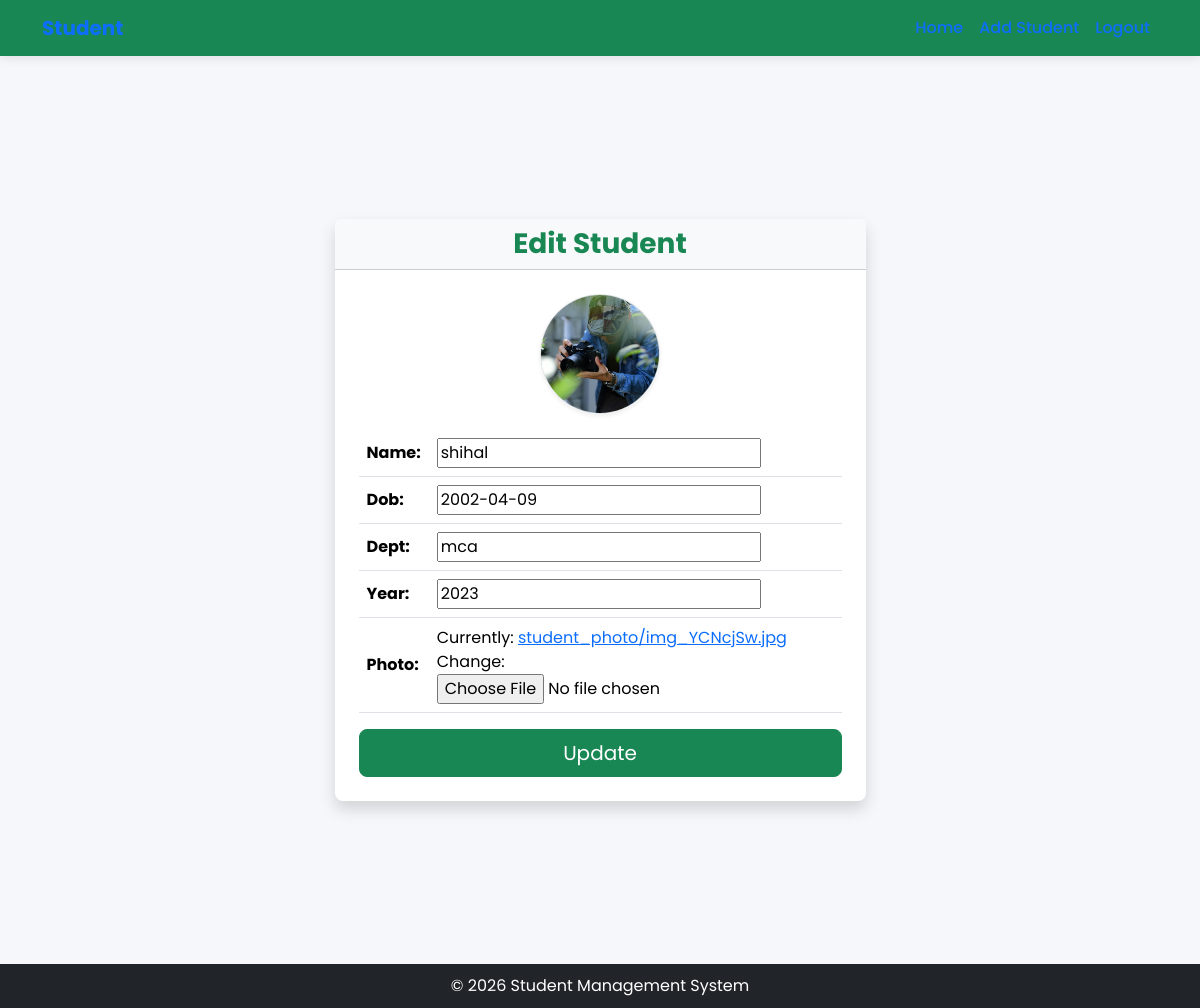
The app's page /student/edit/10, older data.
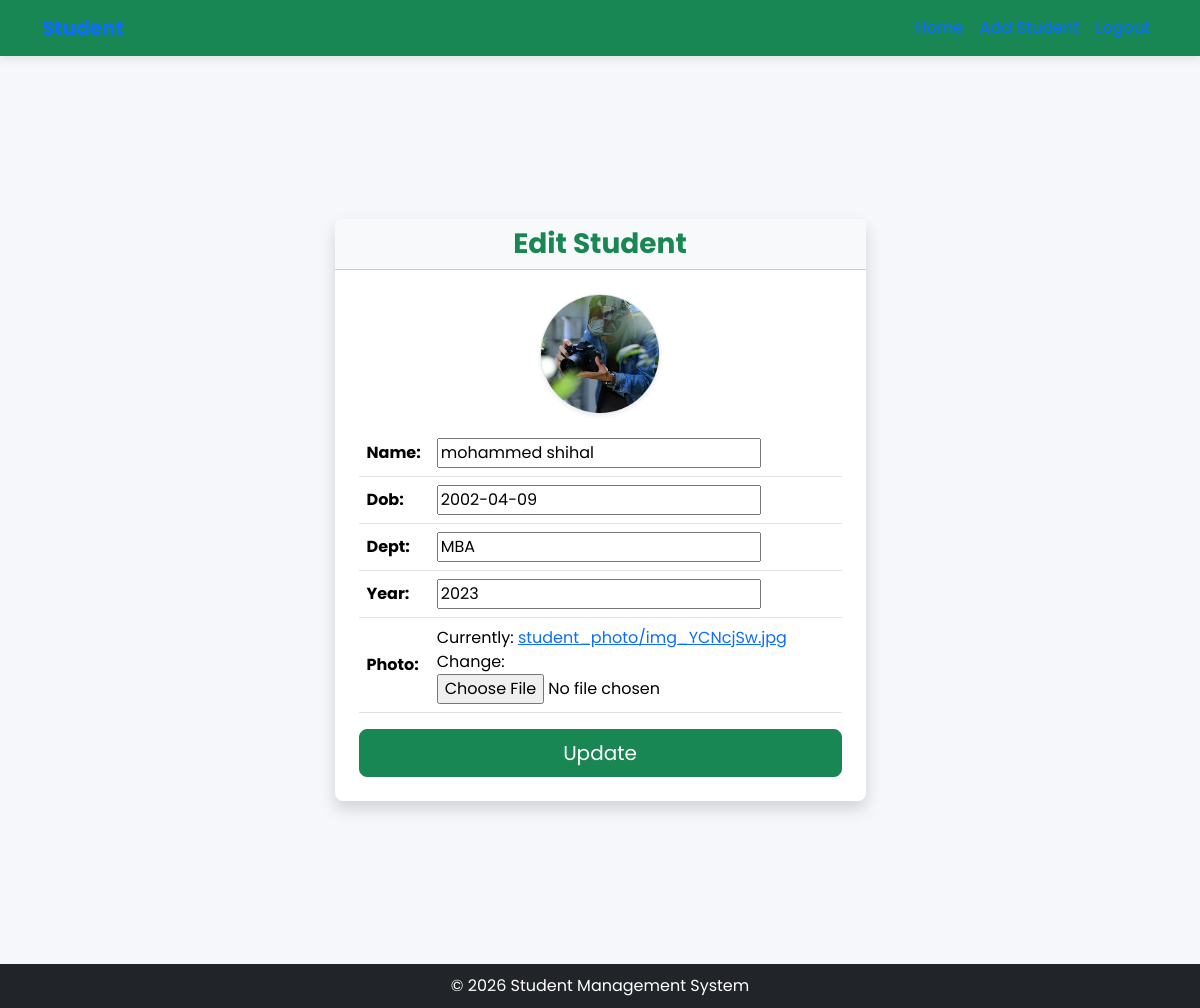
The same page, newer data.
### student/models.py (models this page shows, shortened)
class student (models.Model):
    name=models.CharField(max_length=100)
    dob=models.DateField()
    dept=models.CharField(max_length=100)
    year=models.IntegerField()
    photo=models.ImageField(upload_to="student_photo/")

### student/views.py (the view, shortened to what this page needs)
# urls.py: path('edit/<int:id>', editstudentview.as_view(), name='editstud'),
class editstudentview(View):
    def get(self,request, **kwargs):
         sid=kwargs.get('id')
         stud=student.objects.get(id=sid)
         form=StudentForm(instance=stud)
         return render(request,"editstudent.html",{"form":form})

### student/forms.py
class StudentForm(forms.ModelForm):
    class Meta:
        model=student
        fields = '__all__'

### student/templates/editstudent.html (shortened to what this page needs)
{% extends 'base.html' %}
{% block base %}
<div class="container py-4">
    <div class="row justify-content-center align-items-center min-vh-100">
        <div class="col-12 col-sm-10 col-md-8 col-lg-6">
            <div class="card shadow border-0 rounded-3">
                <div class="card-header text-center bg-light">
                    <h3 class="fw-bold mb-0 text-success">Edit Student</h3>
                </div>
                <div class="card-body p-3 p-md-4">
                    <form method="post" enctype="multipart/form-data">
                        {% if form.instance.photo %}
                        <div class="text-center mb-3">
                            <img src="{{ form.instance.photo.url }}"
                                 class="rounded-circle border shadow-sm"
                                 style="width:120px; height:120px; object-fit:cover;">
                        </div>
                        {% endif %}
                        <div class="table-responsive">
                            <table class="table align-middle mb-3">
                                {{ form.as_table }}
                            </table>
                        </div>
                        <div class="d-grid">
                            <button class="btn btn-success btn-lg">
                                Update
                            </button>
                        </div>
                    </form>
                </div>
            </div>
        </div>
    </div>
</div>
{% endblock %}

Row changes from the older to the newer data that the page shows:
changed student: name "shihal" → "mohammed shihal"; dept "mca" → "MBA"
